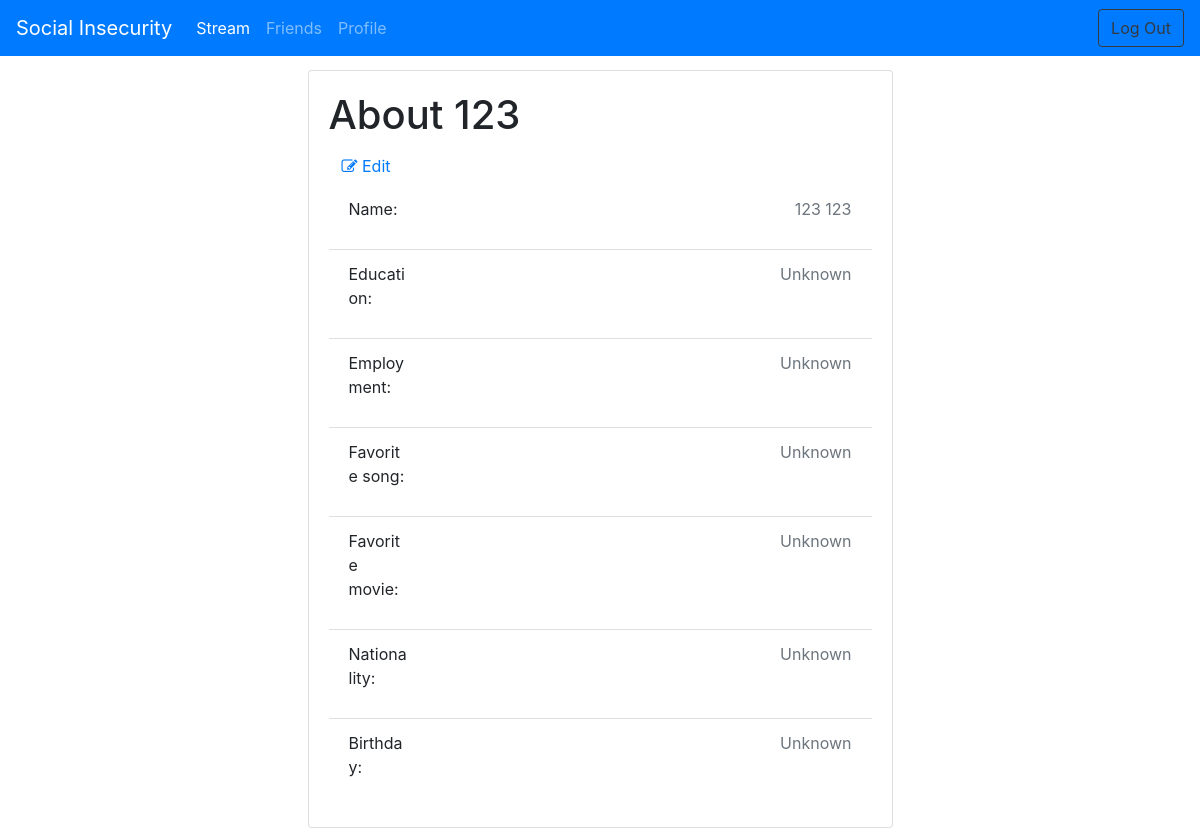
Screenshot of /profile/123 with the database file from the repository.
### tables this page shows
CREATE TABLE [Users] (
  id INTEGER PRIMARY KEY,
  username VARCHAR,
  first_name VARCHAR,
  last_name VARCHAR,
  [password] VARCHAR,
  education VARCHAR DEFAULT 'Unknown',
  employment VARCHAR DEFAULT 'Unknown',
  music VARCHAR DEFAULT 'Unknown',
  movie VARCHAR DEFAULT 'Unknown',
  nationality VARCHAR DEFAULT 'Unknown',
  birthday DATE DEFAULT 'Unknown'
);

### app/routes.py (the view, shortened to what this page needs)
@app.route('/profile/<username>', methods=['GET', 'POST'])
def profile(username):
    form = ProfileForm()
    user = query_db('SELECT * FROM Users WHERE username="{}";'.format(username), one=True)
    try:
        return render_template('profile.html', title='profile', username=username, user=user, form=form)
    except:
        abort(403)

### app/__init__.py (called while the page is built)
def get_db():
    db = getattr(g, '_database', None)
    if db is None:
        db = g._database = sqlite3.connect(app.config['DATABASE'])
    db.row_factory = sqlite3.Row
    return db

def query_db(query, one=False):
    db = get_db()
    cursor = db.execute(query)
    rv = cursor.fetchall()
    cursor.close()
    db.commit()
    return (rv[0] if rv else None) if one else rv

@app.teardown_appcontext
def close_connection(exception):
    db = getattr(g, '_database', None)
    if db is not None:
        db.close()

### app/templates/profile.html (shortened to what this page needs)
{% extends "base.html" %}
{% import "bootstrap/wtf.html" as wtf %}
{% block content %}
<div class="container-flex justify-content-center">
    <div class="row justify-content-center">
        <div class="col-sm-12 col-lg-6">
            <div class="card">
                <div class="card-body">
                    <h1 class="card-text">About {{username}}</h1>
                    <button type="button" class="btn btn-link" id="edit-button"><span class="fa fa-edit"></span>&nbsp;Edit</button>
                    <div id="view-details">
                        <ul class="list-group list-group-flush">
                            <li class="list-group-item d-inline">
                                <div class="row">
                                    <p class="col-sm-2">Name:</p>
                                    <p class="text-right col-sm-10 text-muted">{{user.first_name}} {{user.last_name}}</p>
                                </div>
                            </li>
                            <li class="list-group-item d-inline">
                                <div class="row">
                                    <p class="col-sm-2">Education:</p>
                                    <p class="text-right col-sm-10 text-muted">{{user.education}}</p>
                                </div>
                            </li>
                            <li class="list-group-item d-inline">
                                <div class="row">
                                    <p class="col-sm-2">Employment:</p>
                                    <p class="text-right col-sm-10 text-muted">{{user.employment}}</p>
                                </div>
                            </li>
                            <li class="list-group-item d-inline">
                                <div class="row">
                                    <p class="col-sm-2">Favorite song:</p>
                                    <p class="text-right col-sm-10 text-muted">{{user.music}}</p>
                                </div>
                            </li>
                            <li class="list-group-item d-inline">
                                <div class="row">
                                    <p class="col-sm-2">Favorite movie:</p>
                                    <p class="text-right col-sm-10 text-muted">{{user.movie}}</p>
                                </div>
                            </li>
                            <li class="list-group-item d-inline">
                                <div class="row">
                                    <p class="col-sm-2">Nationality:</p>
                                    <p class="text-right col-sm-10 text-muted">{{user.nationality}}</p>
                                </div>
                            </li>
                            <li class="list-group-item d-inline">
                                <div class="row">
                                    <p class="col-sm-2">Birthday:</p>
                                    <p class="text-right col-sm-10 text-muted">{{user.birthday}}</p>
                                </div>
                            </li>
                        </ul>
                    </div>
                </div>
            </div>
        </div>
    </div>
</div>
{% endblock %}

### app/static/css/general.css (style rules this page uses)
body { padding-top: 70px }

### rows the page displays
Users: first_name "123", last_name "123", education "Unknown", employment "Unknown", music "Unknown", movie "Unknown", nationality "Unknown", birthday "Unknown"

### other values shown
{{ username }} "123"
